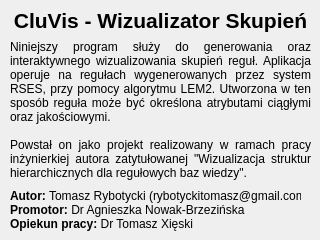
<?xml version="1.0" encoding="UTF-8"?>
<ui version="4.0">
 <class>About</class>
 <widget class="QDialog" name="About">
  <property name="windowModality">
   <enum>Qt::ApplicationModal</enum>
  </property>
  <property name="geometry">
   <rect>
    <x>0</x>
    <y>0</y>
    <width>320</width>
    <height>240</height>
   </rect>
  </property>
  <property name="minimumSize">
   <size>
    <width>320</width>
    <height>240</height>
   </size>
  </property>
  <property name="maximumSize">
   <size>
    <width>320</width>
    <height>240</height>
   </size>
  </property>
  <property name="windowTitle">
   <string>CluVis - O programie</string>
  </property>
  <widget class="QLabel" name="label">
   <property name="geometry">
    <rect>
     <x>0</x>
     <y>0</y>
     <width>321</width>
     <height>41</height>
    </rect>
   </property>
   <property name="text">
    <string>&lt;html&gt;&lt;head/&gt;&lt;body&gt;&lt;p align=&quot;center&quot;&gt;&lt;span style=&quot; font-size:16pt; font-weight:600;&quot;&gt;CluVis - Wizualizator Skupień&lt;/span&gt;&lt;/p&gt;&lt;/body&gt;&lt;/html&gt;</string>
   </property>
  </widget>
  <widget class="QLabel" name="label_2">
   <property name="geometry">
    <rect>
     <x>10</x>
     <y>30</y>
     <width>301</width>
     <height>161</height>
    </rect>
   </property>
   <property name="text">
    <string>&lt;html&gt;&lt;head/&gt;&lt;body&gt;&lt;p align=&quot;justify&quot;&gt;Niniejszy program służy do generowania oraz interaktywnego wizualizowania skupień reguł. Aplikacja operuje na regułach wygenerowanych przez system RSES, przy pomocy algorytmu LEM2. Utworzona w ten sposób reguła może być określona atrybutami ciągłymi oraz jakościowymi.&lt;br/&gt;&lt;br/&gt;Powstał on jako projekt realizowany w ramach pracy inżynierkiej autora zatytułowanej &amp;quot;Wizualizacja struktur hierarchicznych dla regułowych baz wiedzy&amp;quot;. &lt;/p&gt;&lt;/body&gt;&lt;/html&gt;</string>
   </property>
   <property name="wordWrap">
    <bool>true</bool>
   </property>
  </widget>
  <widget class="QLabel" name="label_3">
   <property name="geometry">
    <rect>
     <x>10</x>
     <y>180</y>
     <width>291</width>
     <height>61</height>
    </rect>
   </property>
   <property name="text">
    <string>&lt;html&gt;&lt;head/&gt;&lt;body&gt;&lt;p&gt;&lt;span style=&quot; font-weight:600;&quot;&gt;Autor:&lt;/span&gt; Tomasz Rybotycki (rybotyckitomasz@gmail.com)&lt;br/&gt;&lt;span style=&quot; font-weight:600;&quot;&gt;Promotor: &lt;/span&gt;Dr Agnieszka Nowak-Brzezińska&lt;br/&gt;&lt;span style=&quot; font-weight:600;&quot;&gt;Opiekun pracy: &lt;/span&gt;Dr Tomasz Xięski&lt;/p&gt;&lt;/body&gt;&lt;/html&gt;</string>
   </property>
  </widget>
 </widget>
 <resources/>
 <connections/>
</ui>
